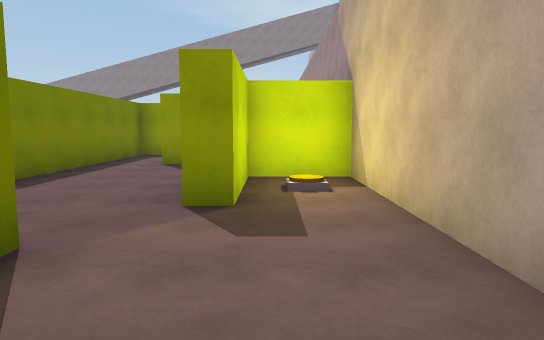
View 1 (above)

24 first-person views from a walk through a 3-D level made in the Unity game engine. The camera is 1.5 m above the floor, tilts 6° down and sees 70° across. The floor is counted in squares, 2 m on a side. Each view is taken from the middle of a square. On the plan, view 1 faces up. The plan holds only what a view shows up to about 12 squares ahead; the rest is blank. The place goes on beyond the plan. The player character is not drawn.

View 2
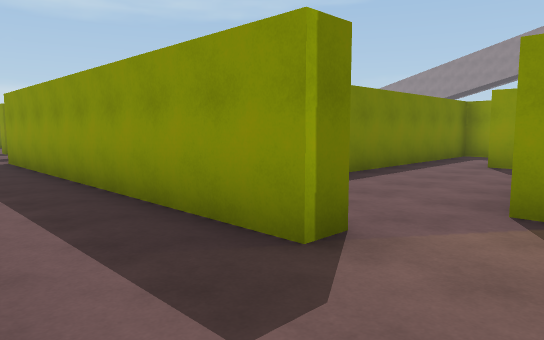

View 3
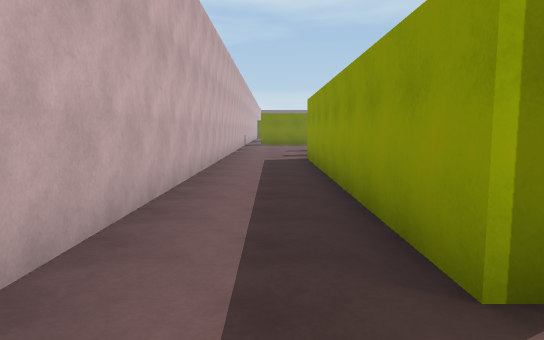

View 4
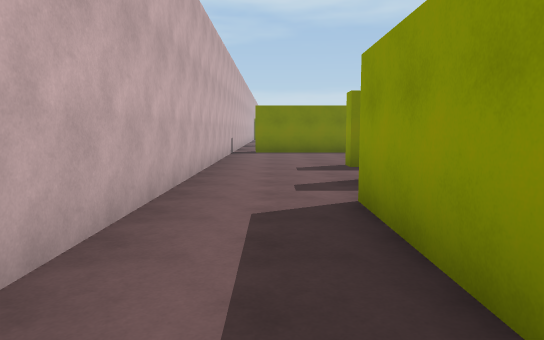

View 5
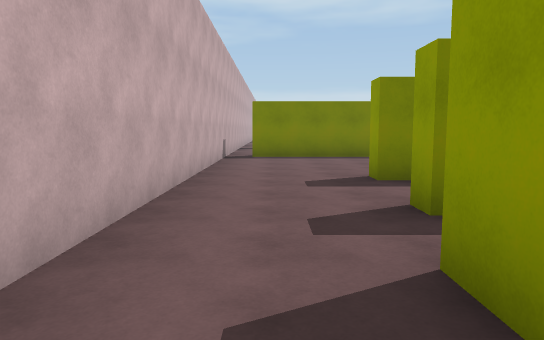

View 6
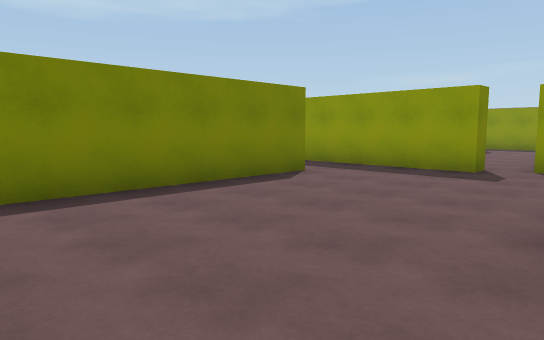

View 7
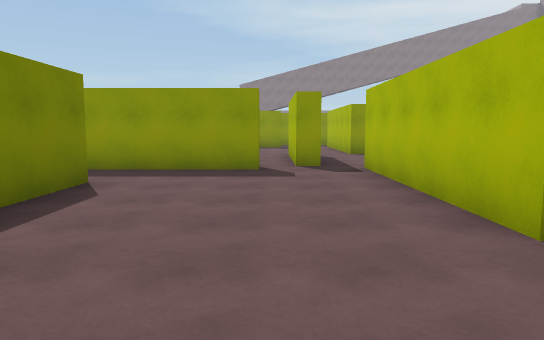

View 8
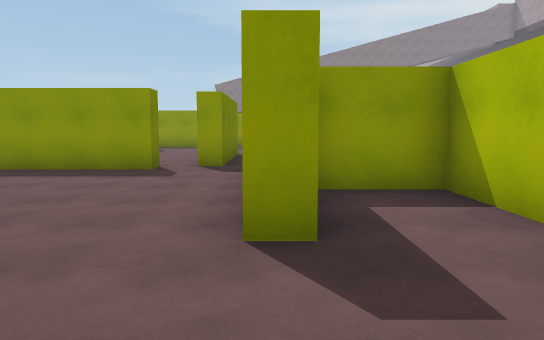

View 9
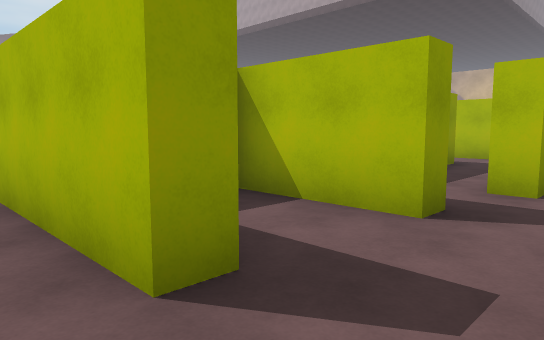

View 10
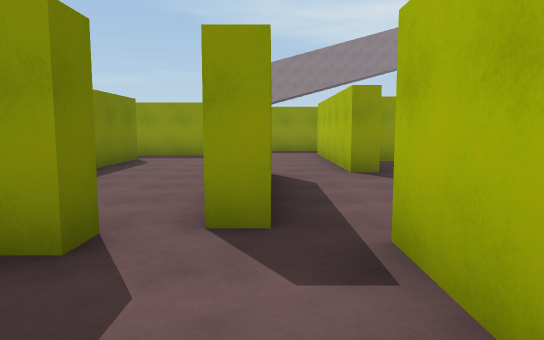

View 11
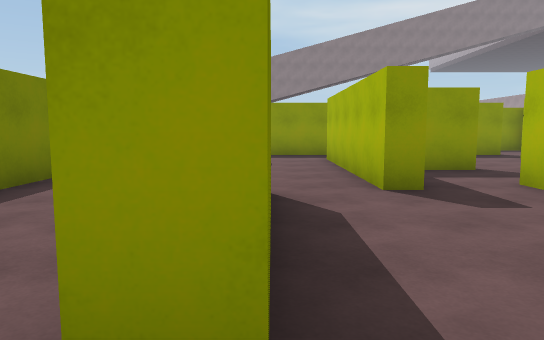

View 12
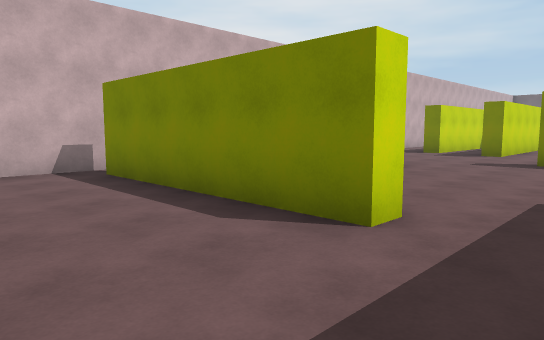

View 13
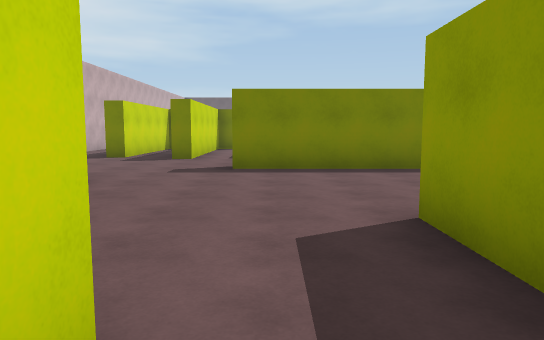

View 14
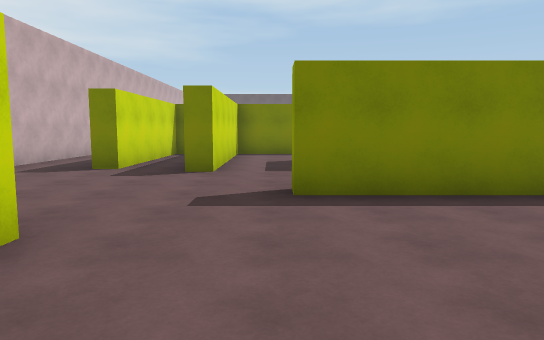

View 15
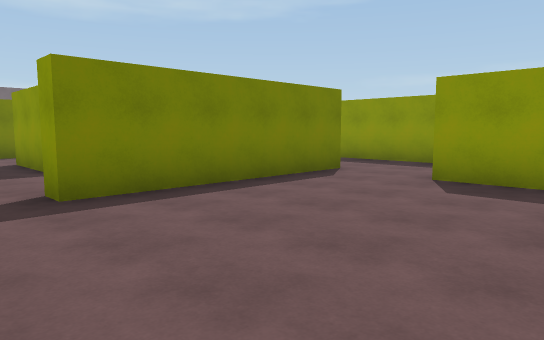

View 16
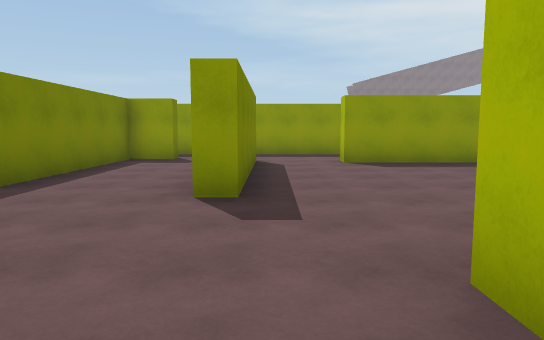

View 17
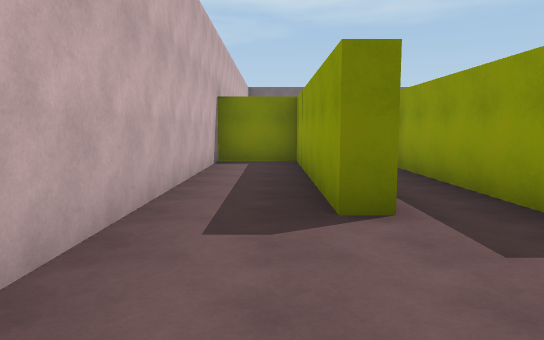

View 18
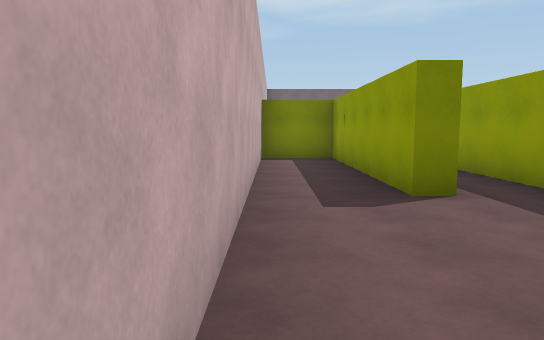

View 19
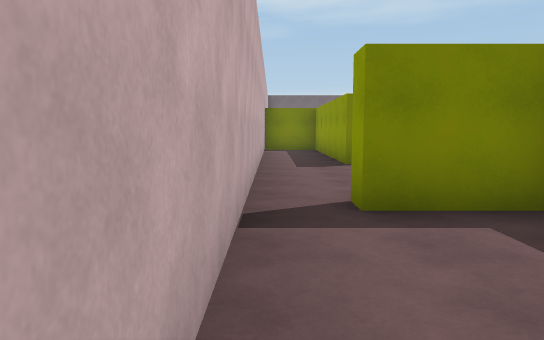

View 20
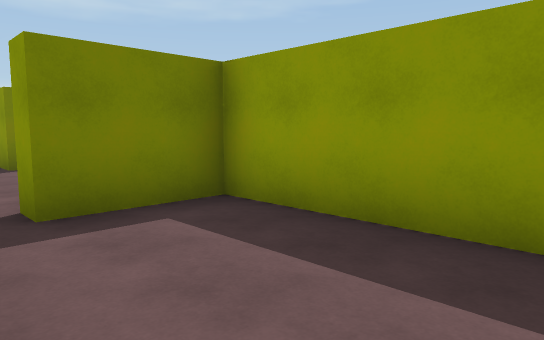

View 21
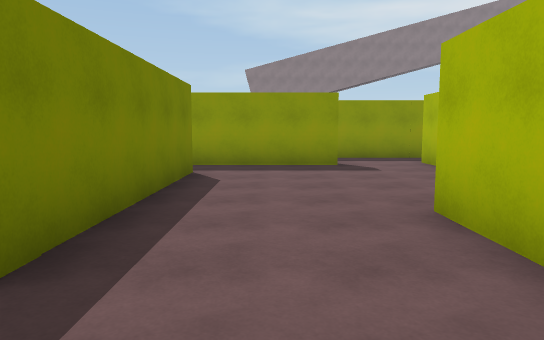

View 22
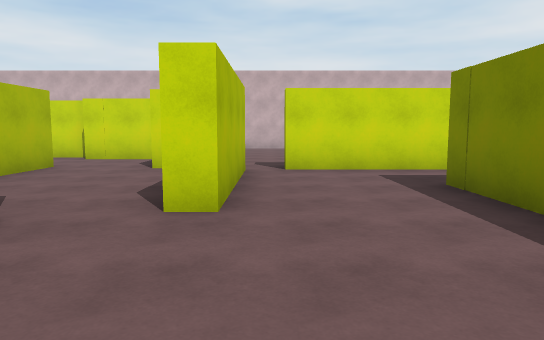

View 23
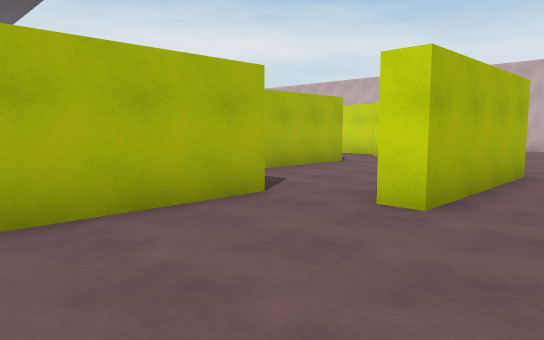

View 24
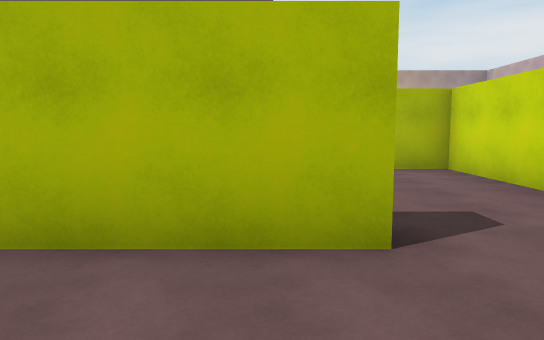

### Floor plan
Points are (right, up) in squares from view 1. A wall is a line through its corners. A room is listed if a view was taken in it or the views show most of it. See-through windows are left out.
Room 1 (views 1, 2, 3, 4, 5, 6, 7, 8, 9, 10, 11, 12, 13)
walls: (-11.3, 2.4) (-11.8, 2.4) (-11.8, 4.8) (-13.5, 4.8); (-13.7, 3.1) (-13.7, 2.6) (-14.2, 2.6) (-14.2, 7.6); (-1.6, 2.5) (-1.6, 1.9) (-10, 1.9) (-10, 2.5); (-15, 7.9) (-15.5, 7.9); (-18.4, -0.3) (-1.8, -0.3); (-16.2, 7.8) (-16.2, 7.3) (-19.6, 7.3); (-3.8, 9.5) (-3.8, 5.6); (-1.9, 8.4) (-2.4, 8.4); (1.3, 1.8) (1.3, 6.1) (-0.4, 6.1) (-0.4, 3.8) (-0.9, 3.8); (-19.1, 5.5) (-18.6, 5.5) (-18.6, 0.4)
ways out: opening at (-19, 6) to room 2; opening at (-19, 0) to room 4; opening at (-16, 7) to room 5; opening at (-3, 9)
Room 2 (views 14, 15)
walls: (-19.6, 7.3) (-21.3, 7.3); (-21.5, 9.8) (-23.4, 9.8) (-23.4, 10.2); (-25.4, 10.2) (-25.4, 5.3)
ways out: opening at (-19, 6) to room 1; opening at (-25, 4.5) to room 3; opening at (-22, 8.5) to room 5; opening at (-24, 10) to room 8
Room 3 (views 16, 17)
walls: (-28.4, 3.5) (-32.6, 3.5); (-25.4, 5.3) (-25.9, 5.3); (-30.5, 4) (-27.8, 4) (-27.8, 3.4); (-24, 2.2) (-24, 2.9); (-32.9, 2.1) (-28.3, 2.1) (-28.3, 1.6) (-34.1, 1.6) (-34.1, -0.3) (-24.4, -0.3); (-27.5, 11.2) (-27.5, 10.7) (-28.6, 10.7) (-28.6, 6) (-30.6, 6); (-24.4, 12.6) (-27.9, 12.6)
ways out: opening at (-25, 4.5) to room 2; opening at (-24, 0) to room 4; opening at (-29.5, 5) to room 7; opening at (-25, 11.5) to room 8
Room 4 (views 18, 19, 20)
walls: (-20.4, 2.8) (-23.5, 2.8) (-23.5, 0.8) (-24.1, 0.8); (-24.4, -0.3) (-18.4, -0.3)
ways out: opening at (-19, 0) to room 1; opening at (-24, 0) to room 3
Room 5 (views 21, 22, 23)
walls: (-18.4, 14.9) (-18.4, 9.7); (-13.6, 11.7) (-13.6, 16.7); (-20.3, 9.8) (-21.5, 9.8); (-15.6, 16.1) (-18.9, 16.1); (-15.5, 7.9) (-15.5, 11.5) (-15, 11.5); (-19.4, 7.8) (-16.2, 7.8)
ways out: opening at (-16, 7) to room 1; opening at (-22, 8.5) to room 2; opening at (-14, 12) to room 6; opening at (-14.5, 16)
Room 6 (view 24)
walls: (-11.6, 7.1) (-11.6, 9.9); (-11.1, 4.7) (-6.7, 4.7) (-6.7, 5.7); (-13, 5.3) (-11.3, 5.3); (-11.6, 11.8) (-11.6, 12.3); (-13, 11.7) (-13.6, 11.7); (-15, 11.5) (-15, 7.9)
ways out: opening at (-14, 12) to room 5; opening at (-12, 12)
Room 7 (no view inside)
walls: (-32.8, 6.5) (-32.8, 4) (-30.5, 4)
ways out: opening at (-29.5, 5) to room 3; opening at (-31.5, 6)
Room 8 (no view inside)
walls: (-22.9, 12.6) (-24.4, 12.6)
ways out: opening at (-24, 10) to room 2; opening at (-25, 11.5) to room 3; opening at (-23, 11.5)

Positions as (right, up) in squares from view 1, and headings:
1: (0, 0), facing up
2: (0, 0), facing up-left
3: (0, 1), facing left
4: (-6, 1), facing left
5: (-8, 1), facing left
6: (-14, 0), facing up-left
7: (-16, 0), facing up
8: (-14, 0), facing up
9: (-15, 1), facing up-right
10: (-15, 5), facing up
11: (-15, 7), facing up
12: (-16, 7), facing down-left
13: (-18, 6), facing left
14: (-21, 5), facing left
15: (-21, 4), facing up-left
16: (-25, 1), facing up
17: (-25, 1), facing left
18: (-24, 0), facing left
19: (-20, 0), facing left
20: (-20, 0), facing up-left
21: (-17, 8), facing up
22: (-16, 15), facing down
23: (-17, 15), facing down-right
24: (-14, 8), facing right
